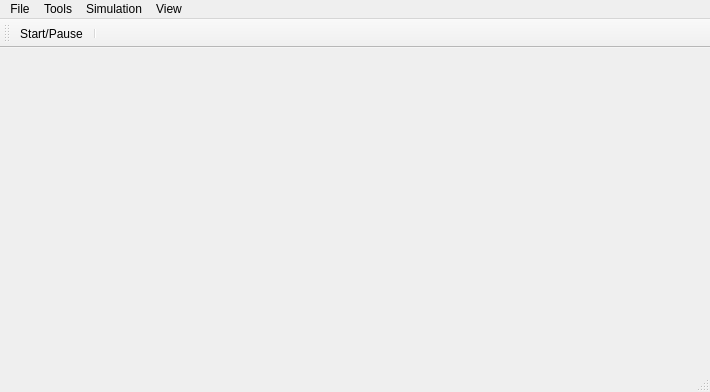
<?xml version="1.0" encoding="UTF-8"?>
<ui version="4.0">
 <class>MainWindow</class>
 <widget class="QMainWindow" name="MainWindow">
  <property name="geometry">
   <rect>
    <x>0</x>
    <y>0</y>
    <width>710</width>
    <height>392</height>
   </rect>
  </property>
  <property name="windowTitle">
   <string/>
  </property>
  <widget class="QWidget" name="centralwidget"/>
  <widget class="QStatusBar" name="statusbar"/>
  <widget class="QMenuBar" name="menubar">
   <property name="geometry">
    <rect>
     <x>0</x>
     <y>0</y>
     <width>710</width>
     <height>27</height>
    </rect>
   </property>
   <widget class="QMenu" name="menuFile">
    <property name="title">
     <string>File</string>
    </property>
    <addaction name="actionOpen"/>
    <addaction name="actionSave_Snapshot_As"/>
    <addaction name="actionLoad_Parameters"/>
    <addaction name="separator"/>
    <addaction name="separator"/>
    <addaction name="separator"/>
    <addaction name="action_quit"/>
   </widget>
   <widget class="QMenu" name="menuTools_2">
    <property name="title">
     <string>Tools</string>
    </property>
    <addaction name="action_camera_reset"/>
    <addaction name="separator"/>
   </widget>
   <widget class="QMenu" name="menuSimulation">
    <property name="title">
     <string>Simulation</string>
    </property>
    <addaction name="actionStart_Pause"/>
   </widget>
   <widget class="QMenu" name="menuView">
    <property name="title">
     <string>View</string>
    </property>
   </widget>
   <addaction name="menuFile"/>
   <addaction name="menuTools_2"/>
   <addaction name="menuSimulation"/>
   <addaction name="menuView"/>
  </widget>
  <widget class="QToolBar" name="toolBar">
   <property name="sizePolicy">
    <sizepolicy hsizetype="Preferred" vsizetype="Fixed">
     <horstretch>0</horstretch>
     <verstretch>0</verstretch>
    </sizepolicy>
   </property>
   <property name="windowTitle">
    <string>toolBar</string>
   </property>
   <property name="movable">
    <bool>true</bool>
   </property>
   <property name="allowedAreas">
    <set>Qt::BottomToolBarArea|Qt::TopToolBarArea</set>
   </property>
   <property name="floatable">
    <bool>false</bool>
   </property>
   <attribute name="toolBarArea">
    <enum>TopToolBarArea</enum>
   </attribute>
   <attribute name="toolBarBreak">
    <bool>false</bool>
   </attribute>
   <addaction name="actionStart_Pause"/>
   <addaction name="separator"/>
  </widget>
  <action name="action_camera_reset">
   <property name="text">
    <string>Reset Camera</string>
   </property>
   <property name="shortcut">
    <string>Ctrl+Shift+R</string>
   </property>
  </action>
  <action name="action_quit">
   <property name="icon">
    <iconset resource="../../icons.qrc">
     <normaloff>:/gui/icons/but-quit.png</normaloff>:/gui/icons/but-quit.png</iconset>
   </property>
   <property name="text">
    <string>Quit</string>
   </property>
   <property name="shortcut">
    <string>Ctrl+Q</string>
   </property>
  </action>
  <action name="actionOpen">
   <property name="icon">
    <iconset resource="../../icons.qrc">
     <normaloff>:/gui/icons/open-file-folder-svgrepo-com.svg</normaloff>:/gui/icons/open-file-folder-svgrepo-com.svg</iconset>
   </property>
   <property name="text">
    <string>Open Snapshot...</string>
   </property>
   <property name="shortcut">
    <string>Ctrl+O</string>
   </property>
  </action>
  <action name="actionStart_Pause">
   <property name="checkable">
    <bool>true</bool>
   </property>
   <property name="icon">
    <iconset resource="../../icons.qrc">
     <normaloff>:/gui/icons/media-playback-start.svg</normaloff>
     <normalon>:/gui/icons/media-playback-pause.svg</normalon>:/gui/icons/media-playback-start.svg</iconset>
   </property>
   <property name="text">
    <string>Start/Pause</string>
   </property>
   <property name="shortcut">
    <string>F5</string>
   </property>
  </action>
  <action name="actionLoad_Parameters">
   <property name="text">
    <string>Load Parameters...</string>
   </property>
   <property name="shortcut">
    <string>Ctrl+L</string>
   </property>
  </action>
  <action name="actionSave_Snapshot_As">
   <property name="icon">
    <iconset resource="../../icons.qrc">
     <normaloff>:/gui/icons/save-svgrepo-com.svg</normaloff>:/gui/icons/save-svgrepo-com.svg</iconset>
   </property>
   <property name="text">
    <string>Save Snapshot As...</string>
   </property>
   <property name="shortcut">
    <string>Ctrl+S</string>
   </property>
  </action>
 </widget>
 <resources>
  <include location="../../icons.qrc"/>
 </resources>
 <connections/>
</ui>
